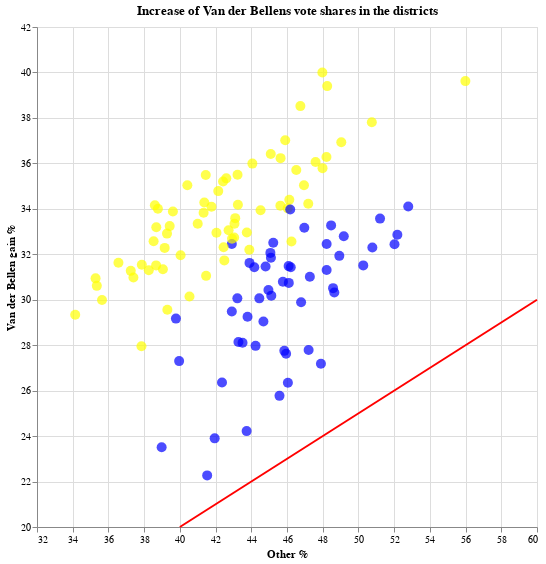

Notebook cell for this chart:
### Markdown cell above
I read about this election in a book, and it was mentioned, that Van der Bellen could win, because the majority of the supporters of the ÖVP candidate (Khol) also supported him in the second round.

Initially, I wanted to figure out whether this claim is true or not, using the election data.

What can be said for sure, that in every district, Van der Bellen increased his vote share in the second round with more than half of the sum of the vote shares of the candidates, who didn't make it to the second round.

### Code cell
# In the last two figures, the sum of the vote shares of the candidates who did not make it out of the first round is on the x-axis (this is the "Other %")
# On the y-axis is the difference between the first round result of Van der Bellen (first figure) and Hofer (second figure)
# Each point represents a district
# Yellow point means Van der Bellen got more votes in the district, blue point means Hofer got more votes in the district
# Unsurprisingly, the majority of voters for the candidates who were eliminated in the first round voted for Van der Bellen in the second round
# There is no constituency where Van der Bellen's share of the vote has not increased by at least half of the share of the vote of the candidates who were eliminated
# All points in Van der Bellen's graph are above the red line indicating this, while all points in Hofer's graph are below the red line



df['Van der Bellen gain %'] = df['Van der Bellen 2nd round %'] - df['Van der Bellen %']
df['Hofer gain %'] = df['Hofer 2nd round %'] - df['Hofer %']
df['Other %'] = df['Griss %'] + df['Hundstorfer %'] + df['Khol %'] + df['Lungner %']
df['Winner'] = df['Van der Bellen 2nd round %'] > 50

scatter = alt.Chart(df).mark_point(filled=True,size=100).encode(
    x=alt.X('Other %', scale=alt.Scale(domain=(32, 60))),
    y=alt.Y('Van der Bellen gain %', scale=alt.Scale(domain=(20, 42))),
    color=alt.condition(
        alt.datum.Winner,
        alt.value('yellow'),
        alt.value('blue')),
    tooltip=[alt.Tooltip('Bundesland:N', title='Bundesland'),
             alt.Tooltip('Bezirk:N', title='Bezirk'),
             alt.Tooltip('Van der Bellen 2nd round %', title = 'Van der Bellen 2nd round %'),
             alt.Tooltip('Van der Bellen gain %', title='Van der Bellen gain %'),
             alt.Tooltip('Other %', title='Other %')]
).properties(
    title='Increase of Van der Bellens vote shares in the districts',
    width=500,
    height=500
)


data = [[40, 20], [60, 30]]
df7 = pd.DataFrame(data, columns=['Other %', 'Van der Bellen gain %'])

red_line = alt.Chart(df7).mark_line(color='red').encode(
    alt.X('Other %'),
    alt.Y('Van der Bellen gain %')
)
scatter + red_line
